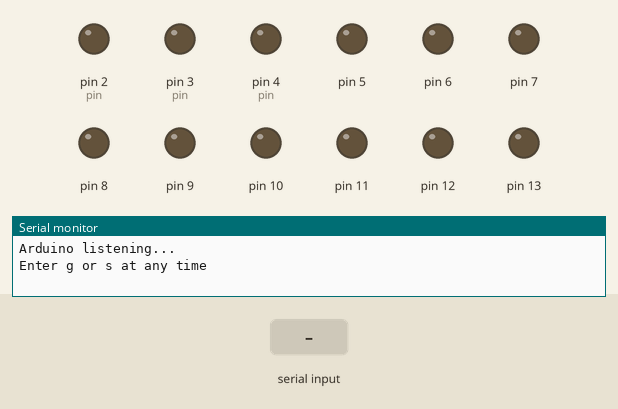
This sketch was run on a simulated Arduino Uno, built with avr-gcc and run on an emulated ATmega328P. On the bench: output pins drawn as LEDs (lit = HIGH), the last lines printed to the serial monitor. Inputs (shaded band) come from the test bench.

Above: at 1.2 s.
1.3 s: "g" received over Serial
At 1.9 s:
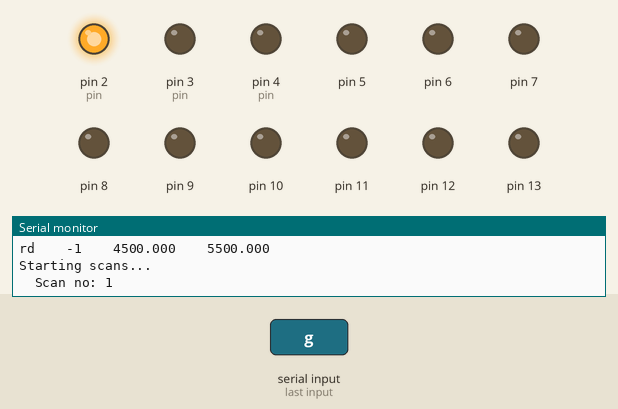
At 4.8 s:
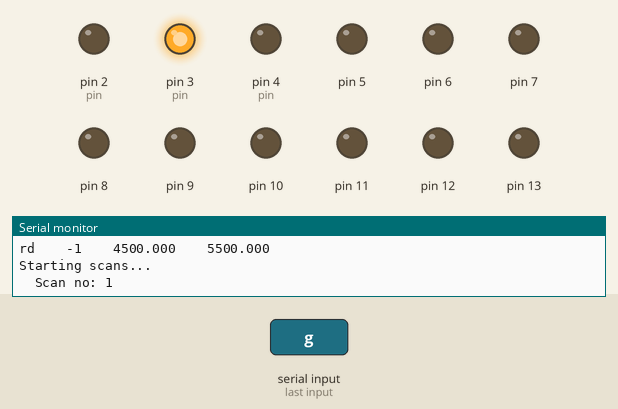
Timing chart, 0 to 13.1 s (numbered marks = the images above; inputs shaded):
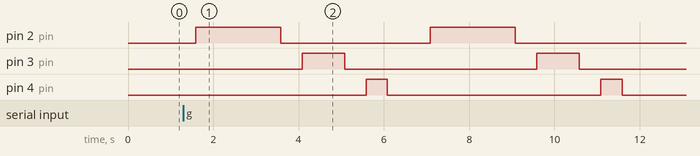

Measured:
- after the input at 1.3 s, pin 2 (pin): alternates HIGH for 2.0 s and LOW for 3.5 s, starting after 0.28 s; pin 3 (pin): alternates HIGH for 1.0 s and LOW for 4.5 s, starting after 2.8 s; pin 4 (pin): alternates HIGH for 0.50 s and LOW for 5.0 s, starting after 4.3 s

The sketch:

Bnmr.ino
```cpp
// (licence header left out)
#include <stdio.h>
#include <stdlib.h>
#include <string.h>

#include "structs.h"
#include "user_input.h"

// global variables
boolean start = false;
pulse_program *pp = malloc(sizeof(pulse_program));


void init();
void setup() {
  // set up code runs once at startup
  extern pulse_program *pp;

  Serial.begin(9600);
  if (Serial) {
    Serial.println("Arduino listening...");
    Serial.println("Enter g or s at any time");
  }
  // turn off all pins to start
  // pins 0 and 1 are reserved for rx, tx, don't use!
  for (int i = 2; i <= 13; i++) {
    pinMode(i, OUTPUT);
    digitalWrite(i, LOW);
  }
  if (pp == NULL) {
    Serial.println("Allocation failed");
  }
}

void loop() {
  extern pulse_program *pp;
  extern boolean start;

  // Listen continuously for the command to go or stop (g or s)
  listen_for_instruction();

  // while loop runs one experiment with NO_SCANS scans, then stops, leaving the main loop simply listening for g or s
  while (start) {
    init_pulse_program();  // get a fresh pulse program each time we "go"
    Serial.println("Starting scans...");
    for (int i = 1; i <= NO_SCANS; i++) {
      switch (EXPT) {
        case 1:
          Serial.print("\tScan no: ");
          Serial.println(i);
          acquire_1H(pp, SCAN_EVENT_COUNT, REPORT);
          break;
        default:
          Serial.println("No experiment found");
          i = NO_SCANS + 1;  // interrupt if valid EXPT not found
          break;
      }
      if (i == NO_SCANS) {
        start = false;
        free(pp);
        Serial.println("Scans complete!");
        Serial.println("Experiment complete, stopping...\n================================");
        Serial.println("");
      }
      if (i > NO_SCANS) {
        start = false;
        free(pp);
        Serial.println("Scans aborted!");
        Serial.println("");
      }
    }
  }
}
```

acquire_1H.ino
```cpp
// (licence header left out)
void acquire_1H(pulse_program *pp, int size, int report) {
  extern pulse_program *pp;
  // Serial.println("\tHello from acquire_1H!");
  if (REPORT > 1) {
    report_pulse_program(pp, size);
  }
  // this next part ignores the receive process reality until later
  for (int i = 0; i < size; i++) {
    float time = (pp->off[i] - pp->on[i]) / TIME_CONV;  // CRITICAL: units here should be milliseconds
    if (pp->pin[i] == -1) {
      delay(time); // no pin hot, just wait
    }
    if (pp->pin[i] != -1) {
      digitalWrite(pp->pin[i], HIGH);
      delay(time);
      digitalWrite(pp->pin[i], LOW);
    }
  }
}
```

compute_on_off.ino
```cpp
// (licence header left out)
void compute_on_off(pulse_program *pp, int size, int report) {
  extern pulse_program *pp;

  // on starts at zero and then the other values come from off,
  // except for the last value which is not used
  pp->on[0] = 0.0;
  for (int i = 1; i <= size - 1; i++) {
    pp->on[i] = pp->off[i - 1];
  }

  if (report > 1) {
    Serial.println("\ncompute_on_off reports:");
    report_pulse_program(pp, SCAN_EVENT_COUNT);
  }
}
```

cumsum.ino
```cpp
// (licence header left out)
void cumsum(pulse_program *pp, int size, int report) {
  extern pulse_program *pp;

  // leaving pp.end_time[0] unchanged, hence i starts at 1
  for (int i = 1; i < size; i++) {
    pp->off[i] = pp->off[i] + pp->off[i - 1];
  }

  if (report > 1) {
    Serial.println("\ncumsum reports:");
    report_pulse_program(pp, SCAN_EVENT_COUNT);
  }
}
```

init_pulse_program.ino
```cpp
// (licence header left out)
void init_pulse_program() {

  extern pulse_program *pp;

  // declare and define user provided values from user_input.h
  int size = SCAN_EVENT_COUNT;
  int report = REPORT;
  int pin[] = PIN_ASSIGNMENTS;
  float durations[] = EVENT_DURATIONS;
  char *en[] = EVENT_NAMES;

  // copy user provided inputs
  memcpy(pp->event_names, en, sizeof en);
  memcpy(pp->pin, pin, sizeof pin);
  memcpy(pp->off, durations, sizeof durations);

  if (report > 1) {
    Serial.println("durations reports:");
    report_pulse_program(pp, size);
  }

  // take the cumsum of end_time
  cumsum(pp, SCAN_EVENT_COUNT, REPORT);

  // compute on/off times
  compute_on_off(pp, SCAN_EVENT_COUNT, REPORT);

  if (report >= 1) {
    Serial.println("\nPulse program:");
    report_pulse_program(pp, size);
  }
}
```

listen_for_instruction.ino
```cpp
// (licence header left out)
void listen_for_instruction() {
  extern boolean start;
  char instControl;

  if (Serial.available() > 0) {
    instControl = Serial.read();
    if (instControl == 'g') {
      start = true;
      Serial.println("\n=====================\nLoading experiment...");
    }
    if (instControl == 's') {
      start = false;
      Serial.println("\nStopped");
    }
  }
}
```

report_pulse_program.ino
```cpp
// (licence header left out)
void report_pulse_program(pulse_program *pp, int size) {
  extern pulse_program *pp;
  char buf[80];
  char fbuf1[10];
  char fbuf2[10];

  sprintf(buf, "event \t pin \t on \t\t off");
  Serial.println(buf);
  sprintf(buf, "----- \t --- \t -- \t\t ---");
  Serial.println(buf);

  for (int i = 0; i < size; i++) {
    dtostrf(pp->on[i], 6, 3, fbuf1);
    dtostrf(pp->off[i], 6, 3, fbuf2);
    sprintf(buf, "%s \t % d \t %s \t %s", pp->event_names[i], pp->pin[i], fbuf1, fbuf2);
    Serial.println(buf);
  }
  Serial.println("");
}
```

structs.h
```cpp
// (licence header left out)
#include "user_input.h"

#ifndef STRUCTS
#define STRUCTS

typedef struct pulse_program {
  /// pointers to event names (derived from `EVENT_NAMES` in `user_input.h`)
  char *event_names[SCAN_EVENT_COUNT];
  /// Arduino output pin (copied from `PIN_ASSIGNMENTS` in `user_input.h`)
  int pin[SCAN_EVENT_COUNT];
  /// event on times (computed from off times)
  float on[SCAN_EVENT_COUNT];
  /// event off times (cumulative sum of the event durations, computed from `EVENT_DURATIONS` in `user_input.h`)
  float off[SCAN_EVENT_COUNT];
};

#endif
```

user_input.h
```cpp
// (licence header left out)
#ifndef USER_INPUT
#define USER_INPUT

#define EXPT 1  // the experiment to run: 1 = 1H
#define NO_SCANS 2
#define REPORT 1  // 0 = no troubleshooting; > 0 increasing levels of debug reporting
#define TIME_CONV 1 // value should convert durations below to milliseconds

#define SCAN_EVENT_COUNT 6  // must match no. of entries below
// edit values between {} only!
#define EVENT_NAMES { "pol", "del1", "tx", "del2", "rx", "rd" }
#define EVENT_DURATIONS { 2000, 500, 1000, 500, 500, 1000 }
#define PIN_ASSIGNMENTS { 2, -1, 3, -1, 4, -1 }  // -1 means no pin is hot (delay of some type)


#endif
```
